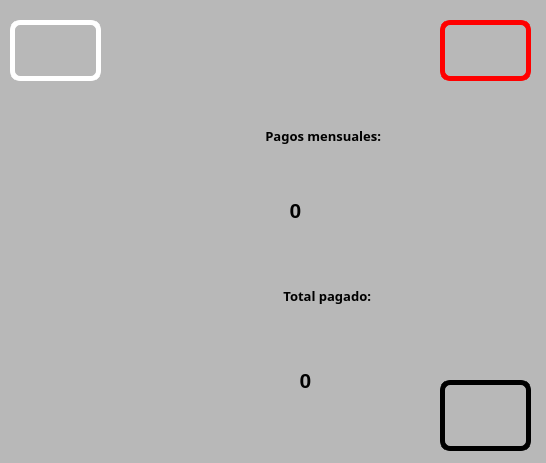
<?xml version="1.0" encoding="UTF-8"?>
<ui version="4.0">
 <class>Dialog</class>
 <widget class="QDialog" name="Dialog">
  <property name="geometry">
   <rect>
    <x>0</x>
    <y>0</y>
    <width>546</width>
    <height>463</height>
   </rect>
  </property>
  <property name="windowTitle">
   <string>Dialog</string>
  </property>
  <property name="styleSheet">
   <string notr="true">background-color: rgb(184, 184, 184);</string>
  </property>
  <widget class="QLabel" name="label">
   <property name="geometry">
    <rect>
     <x>150</x>
     <y>100</y>
     <width>231</width>
     <height>71</height>
    </rect>
   </property>
   <property name="font">
    <font>
     <family>Rockwell Extra Bold</family>
     <pointsize>10</pointsize>
     <weight>75</weight>
     <bold>true</bold>
    </font>
   </property>
   <property name="text">
    <string>Pagos mensuales:</string>
   </property>
   <property name="alignment">
    <set>Qt::AlignRight|Qt::AlignTrailing|Qt::AlignVCenter</set>
   </property>
  </widget>
  <widget class="QLabel" name="txt_pagos">
   <property name="geometry">
    <rect>
     <x>120</x>
     <y>190</y>
     <width>351</width>
     <height>41</height>
    </rect>
   </property>
   <property name="font">
    <font>
     <pointsize>16</pointsize>
     <weight>75</weight>
     <bold>true</bold>
    </font>
   </property>
   <property name="text">
    <string>0</string>
   </property>
   <property name="alignment">
    <set>Qt::AlignCenter</set>
   </property>
  </widget>
  <widget class="QLabel" name="label_3">
   <property name="geometry">
    <rect>
     <x>10</x>
     <y>20</y>
     <width>91</width>
     <height>61</height>
    </rect>
   </property>
   <property name="styleSheet">
    <string notr="true">border: 5px solid white;
border-radius: 10px;</string>
   </property>
   <property name="text">
    <string/>
   </property>
   <property name="pixmap">
    <pixmap resource="../../recursos.qrc">:/meme/Imagen/uat-logo.jpg</pixmap>
   </property>
   <property name="scaledContents">
    <bool>true</bool>
   </property>
  </widget>
  <widget class="QLabel" name="label_4">
   <property name="geometry">
    <rect>
     <x>440</x>
     <y>20</y>
     <width>91</width>
     <height>61</height>
    </rect>
   </property>
   <property name="styleSheet">
    <string notr="true">border: 5px solid red;
border-radius: 10px;</string>
   </property>
   <property name="text">
    <string/>
   </property>
   <property name="pixmap">
    <pixmap resource="../../recursos.qrc">:/meme/Imagen/fians.jpg</pixmap>
   </property>
   <property name="scaledContents">
    <bool>true</bool>
   </property>
  </widget>
  <widget class="QLabel" name="label_6">
   <property name="geometry">
    <rect>
     <x>440</x>
     <y>380</y>
     <width>91</width>
     <height>71</height>
    </rect>
   </property>
   <property name="styleSheet">
    <string notr="true">border: 5px solid black;
border-radius: 10px;</string>
   </property>
   <property name="text">
    <string/>
   </property>
   <property name="pixmap">
    <pixmap resource="../../recursos.qrc">:/meme/Imagen/logo_equipo.jpg</pixmap>
   </property>
   <property name="scaledContents">
    <bool>true</bool>
   </property>
  </widget>
  <widget class="QLabel" name="label_2">
   <property name="geometry">
    <rect>
     <x>140</x>
     <y>260</y>
     <width>231</width>
     <height>71</height>
    </rect>
   </property>
   <property name="font">
    <font>
     <family>Rockwell Extra Bold</family>
     <pointsize>10</pointsize>
     <weight>75</weight>
     <bold>true</bold>
    </font>
   </property>
   <property name="text">
    <string>Total pagado:</string>
   </property>
   <property name="alignment">
    <set>Qt::AlignRight|Qt::AlignTrailing|Qt::AlignVCenter</set>
   </property>
  </widget>
  <widget class="QLabel" name="txt_total">
   <property name="geometry">
    <rect>
     <x>130</x>
     <y>360</y>
     <width>351</width>
     <height>41</height>
    </rect>
   </property>
   <property name="font">
    <font>
     <pointsize>16</pointsize>
     <weight>75</weight>
     <bold>true</bold>
    </font>
   </property>
   <property name="text">
    <string>0</string>
   </property>
   <property name="alignment">
    <set>Qt::AlignCenter</set>
   </property>
  </widget>
  <zorder>txt_total</zorder>
  <zorder>label</zorder>
  <zorder>txt_pagos</zorder>
  <zorder>label_3</zorder>
  <zorder>label_4</zorder>
  <zorder>label_6</zorder>
  <zorder>label_2</zorder>
 </widget>
 <resources>
  <include location="../../recursos.qrc"/>
 </resources>
 <connections/>
</ui>
